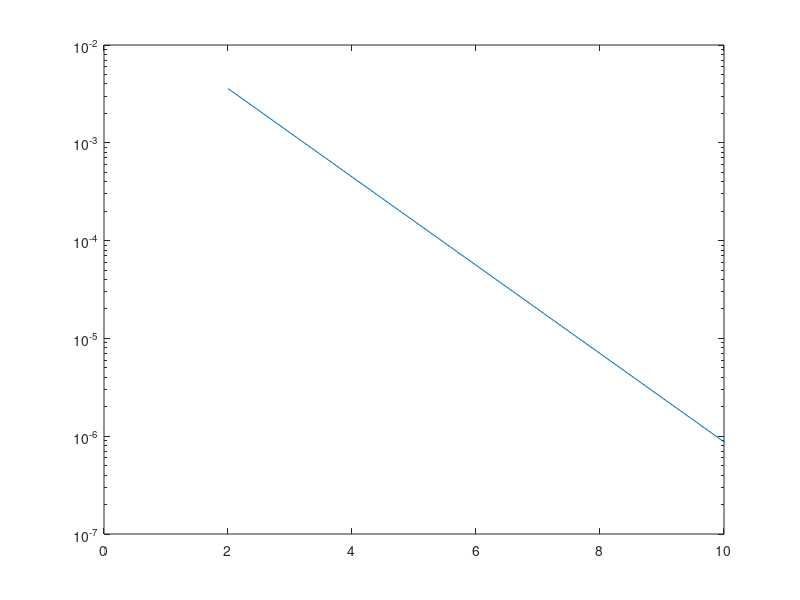

MATLAB code to generate this figure:
function res = simpson_sqrt()
  
  %Setzen der Intervallgrenzen
  A = 0;
  B = 1;
  Area = 2/3 * sqrt(B)^3 - 2/3 * sqrt(A)^3; %Integral of sqrt(x) from 0 to 1 with respect to x
  
  %Zerlegung des Intervalls [0, 1] in n = 2^N Teilintervalle mit N = 2,... ,10
  for i = 2:10
    sum = 0;
    Intervall = linspace(A, B, pow2(i)+1);
    
    %Berechnung des Integrals ueber Teilintervall mit Simpsonformel
    for j = 1:pow2(i)
      a = Intervall(j);
      b = Intervall(j+1);
      I = (b - a)/6 * (sqrt(a) + 4 * sqrt((a + b)/2) + sqrt(b));
      sum = sum + I;
    endfor
    
    %Berechnung der Differenz zwischen analytischem und numerischem Ergebnis
    x(i) = i;
    y(i) = abs(Area - sum);
    
  endfor
  
  %Plotten des Graphs mit logarithmischre Y-Achse
  semilogy(x, y);
endfunction
